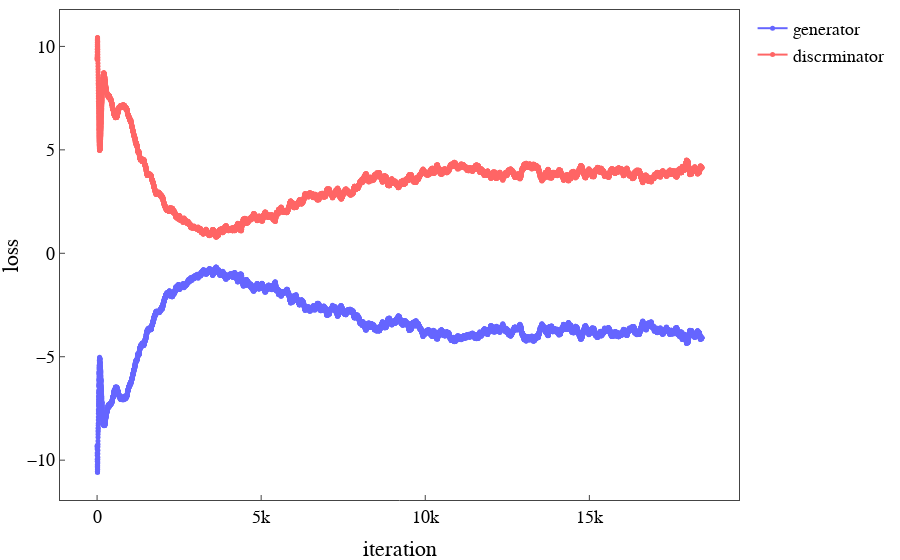

Notebook code for this chart:
### Code cell
trace0 = go.Scatter(
    x = list(range(g_loss_avrg.shape[0])),
    y = g_loss_avrg,
    mode = 'markers+lines',
    opacity = 0.6,
    name = "generator",
    marker = dict(
        size = 5,
        color = 'blue',
    )
)

trace1 = go.Scatter(
    x = list(range(d_loss_avrg.shape[0])),
    y = d_loss_avrg[:, 2],
    mode = 'markers+lines',
    opacity = 0.6,
    name = "discrminator",
    marker = dict(
        size = 5,
        color = 'red',
    )
)


data = [trace0, trace1]

layout = go.Layout()
layout.update(glob_layout)
layout["xaxis"].update({'title': r'iteration'})
layout["yaxis"].update({'title': 'loss'})


fig = dict(data=data, layout=layout)
iplot(fig)

### Figure 1 — Plotly figure (JSON) as saved in the notebook; plotly's stock layout.template omitted (floating-point values rounded to 4 significant figures; data arrays with more than 128 entries replaced by an {"elided": "..."} marker saying what was removed)
{"data": [{"marker": {"color": "blue", "size": 5}, "mode": "markers+lines", "name": "generator", "opacity": 0.6, "type": "scatter", "uid": "1d464437-1064-496c-8745-9ed3dd009b50", "x": {"elided": "18431 int values"}, "y": {"elided": "18431 float values"}}, {"marker": {"color": "red", "size": 5}, "mode": "markers+lines", "name": "discrminator", "opacity": 0.6, "type": "scatter", "uid": "649dec42-8d6e-4c9e-9d03-e186add16ed1", "x": {"elided": "18431 int values"}, "y": {"elided": "18431 float values"}}], "layout": {"font": {"color": "black", "family": "Helvetica", "size": 18}, "legend": {"orientation": "v"}, "margin": {"b": 60, "l": 60, "r": 10, "t": 10}, "xaxis": {"mirror": true, "showgrid": false, "showline": true, "ticks": "inside", "title": {"text": "iteration"}, "zeroline": false}, "yaxis": {"mirror": true, "showgrid": false, "showline": true, "ticks": "inside", "title": {"text": "loss"}, "zeroline": false}}}
